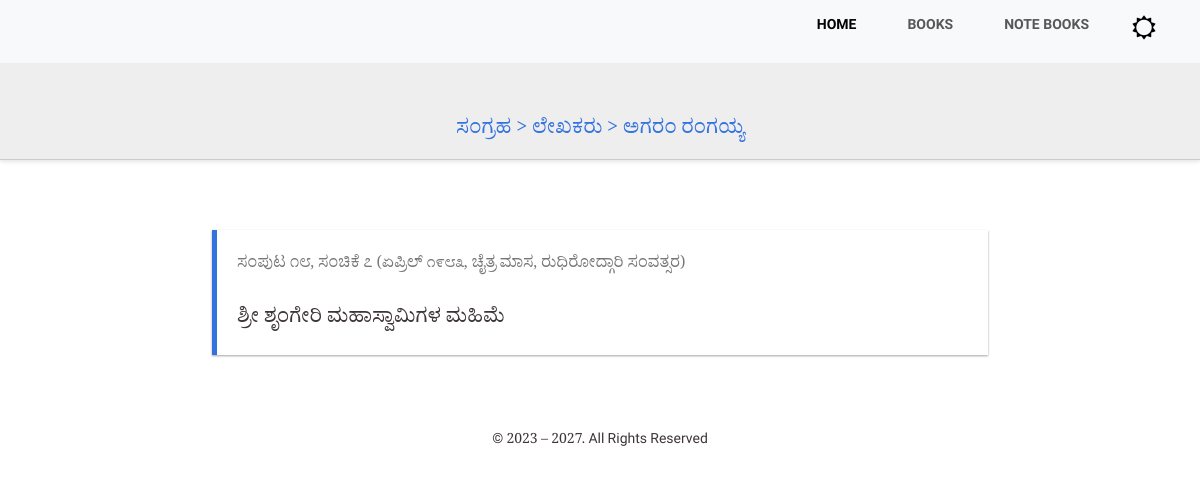
Screenshot of /php/auth.php?authid=10282&author=ಅಗರಂ+ರಂಗಯ್ಯ with the database file from the repository.
### tables this page shows
CREATE TABLE `article` (
  `title` varchar(500) DEFAULT NULL,
  `authid` varchar(200) DEFAULT NULL,
  `authorname` varchar(1000) DEFAULT NULL,
  `featid` varchar(10) DEFAULT NULL,
  `page` varchar(50) DEFAULT NULL,
  `volume` varchar(3) DEFAULT NULL,
  `part` varchar(10) DEFAULT NULL,
  `year` varchar(10) DEFAULT NULL,
  `month` varchar(10) DEFAULT NULL,
  `maasa` varchar(500) DEFAULT NULL,
  `samvatsara` varchar(500) DEFAULT NULL,
  `titleid` varchar(100) NOT NULL,
  PRIMARY KEY (`titleid`)
);

### php/common.php (called while the page is built, shortened)
<?php
function getMonth($month)
{
	$month = preg_replace('/01/', 'ಜನವರಿ', $month);
	$month = preg_replace('/02/', 'ಫೆಬ್ರವರಿ', $month);
	$month = preg_replace('/03/', 'ಮಾರ್ಚ್', $month);
	$month = preg_replace('/04/', 'ಏಪ್ರಿಲ್', $month);
	$month = preg_replace('/05/', 'ಮೇ', $month);
	$month = preg_replace('/06/', 'ಜೂನ್', $month);
	$month = preg_replace('/07/', 'ಜುಲೈ', $month);
	$month = preg_replace('/08/', 'ಆಗಸ್ಟ್', $month);
	$month = preg_replace('/09/', 'ಸೆಪ್ಟೆಂಬರ್', $month);
	$month = preg_replace('/10/', 'ಅಕ್ಟೋಬರ್', $month);
	$month = preg_replace('/11/', 'ನವೆಂಬರ್', $month);
	$month = preg_replace('/12/', 'ಡಿಸೆಂಬರ್', $month);
	$month = preg_replace('/-/', ' &ndash; ', $month);
	return $month;
}
function toKannada($value)
{
	$value = preg_replace('/0/', '೦', $value);
	$value = preg_replace('/1/', '೧', $value);
	$value = preg_replace('/2/', '೨', $value);
	$value = preg_replace('/3/', '೩', $value);
	$value = preg_replace('/4/', '೪', $value);
	$value = preg_replace('/5/', '೫', $value);
	$value = preg_replace('/6/', '೬', $value);
	$value = preg_replace('/7/', '೭', $value);
	$value = preg_replace('/8/', '೮', $value);
	$value = preg_replace('/9/', '೯', $value);
	return $value;
}
?>

### php/auth.php (the view, shortened to what this page needs)
<?php include("../inc/include_header.php");?>
<main class="container-fluid maincontent">
		<div class="row justify-content-center gapAboveLarge">
<?php
require_once("common.php");
if(isset($_GET['authid'])){$authid = $_GET['authid'];}else{$authid = '';}
if(isset($_GET['author'])){$authorname = $_GET['author'];}else{$authorname = '';}
echo '<div class="col-sm-12 col-md-8">';
echo '<div class="extra-info-bar fixed-top">';
echo '<h1 class="clr1 pt-5">ಸಂಗ್ರಹ &gt; ಲೇಖಕರು &gt; ' . $authorname . '</h1>';
echo '</div>';
echo '</div>';
$query = 'select * from article where authid like \'%' . $authid . '%\'';
$result = $db->query($query);
$num_rows = $result ? $result->num_rows : 0;
echo '<div class="col-sm-12 col-md-8 gapAbove">';
if($num_rows > 0)
{
	while($row = $result->fetch_assoc())
	{
		$dpart = preg_replace("/^0/", "", $row['part']);
		$dpart = preg_replace("/\-0/", "-", $dpart);
		$info = '';
		if($row['month'] != '')
		{
			$info = $info . getMonth($row['month']);
		}
		if($row['year'] != '')
		{
			$info = $info . ' <span style="font-size: 0.95em">' . toKannada(intval($row['year'])) . '</span>';
		}
		if($row['maasa'] != '')
		{
			$info = $info . ', ' . $row['maasa'] . '&nbsp;ಮಾಸ';
		}
		if($row['samvatsara'] != '')
		{
			$info = $info . ', ' . $row['samvatsara'] . '&nbsp;ಸಂವತ್ಸರ';
		}
		$info = preg_replace("/^,/", "", $info);
		$info = preg_replace("/^ /", "", $info);
		$sumne = preg_split('/-/' , $row['page']);
		$row['page'] = $sumne[0];
		echo '<div class="article">';
		echo '	<div class="gapBelowSmall">';
		echo '<span class="aIssue clr5"><a href="toc.php?vol=' . $row['volume'] . '&amp;part=' . $row['part'] . '">';
		echo ($row['part'] == '99') ? 'ಸಂಪುಟ ' . toKannada(intval($row['volume'])) . ', ವಿಶೇಷ ಸಂಚಿಕೆ' : '  ಸಂಪುಟ ' . toKannada(intval($row['volume'])) . ', ಸಂಚಿಕೆ ' . toKannada($dpart);
		echo  ' <span class="font_resize">(' . $info . ')</span>' .'</a></span>';
		echo '</div>';
		$part = ($row['part'] == '99') ? 'ವಿಶೇಷ ಸಂಚಿಕೆ' : $row['part'];
		echo '	<span class="aTitle"><a target="_blank" href="bookreader/templates/book.php?volume=' . $row['volume'] . '&part=' . $part . '&page=' . $row['page'] . '">' . $row['title'] . '</a></span><br />';
		echo '</div>';
	}
}
?>
			</div>
		</div>
	</main>
<?php include("../inc/include_footer.php");?>

### php/css/style.css (style rules this page uses)
:root { --main-text-color: #3d3536; --navlink-hover-color: #9c581b; --head-background-color: rgba(150, 75, 0, 0.5); --site-background-color: #FFF; --archive-icon-color: #AAA; --article-download-color: #3372df; --second-nav-background-color: #EEE; --second-nav-links-color: #3d3536; --homepage-banner-background-color:rgba(255, 254, 204, 0.9); --paralax-heading-h3: brown; --breadcrumb-bar-color: #3372df; --article-border-color: #3372df; --article-feature-color: #be0709; --issue-color: #777; --nav-bg-color: rgb(248, 249, 250); --home-page-shloka-color: #000; --info-color: #be0709; }
html * { -webkit-font-smoothing: antialiased; -moz-osx-font-smoothing: grayscale; }
*, *:after, *:before { -webkit-box-sizing: border-box; -moz-box-sizing: border-box; box-sizing: border-box; }
body { font-size: 100%; font-family: "Noto Serif Kannada", "Roboto", serif; color: var(--main-text-color); background-color: var(--site-background-color); }
body, html { height: 100%; }
a { color: inherit; text-decoration: none; }
.maincontent { font-size: 20px !important; line-height: 1.75; }
.clr1 { color: var(--breadcrumb-bar-color) !important; }
.clr5 { color: var(--issue-color) !important; }
.gapAbove { margin-top: 75px !important; }
.gapBelowSmall { margin-bottom: 25px !important; }
.gapAboveLarge { margin-top: 125px !important; }
.article { margin: 30px 0; padding: 20px; box-shadow: 0 1px 2px rgba(34, 25, 25, 0.4); line-height: 1.5; min-height: 50px; border-left: 5px solid var(--article-border-color); }
.article .aTitle { font-size: 20px; }
.article .aIssue { font-size: 16px; }
.extra-info-bar { position: fixed; top: 56px; width: 100%; padding: 10px; z-index: 9; text-align: center; border-bottom: 1px solid #ccc; box-shadow: 0 2px 4px rgba(0, 0, 0, 0.1); background-color: var(--second-nav-background-color); text-align: center; }

### rows the page displays
article: volume "೧೮", part "೭", info "ಏಪ್ರಿಲ್", year "೧೯೮೩", info ", ಚೈತ್ರ ಮಾಸ, ರುಧಿರೋದ್ಗಾರಿ ಸಂವತ್ಸರ", title "ಶ್ರೀ ಶೃಂಗೇರಿ ಮಹಾಸ್ವಾಮಿಗಳ ಮಹಿಮೆ"

### other values shown
$authorname "ಅಗರಂ ರಂಗಯ್ಯ"
